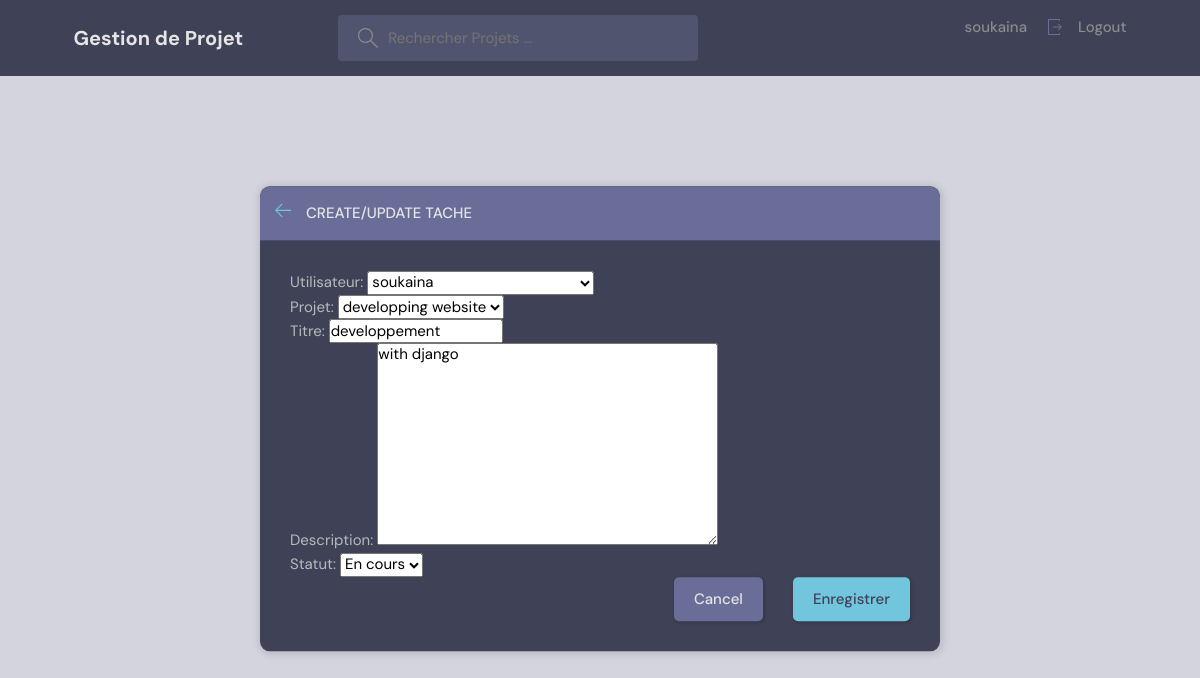
The page /update-Tache/2/ (signed in) on the database its author committed.
### base/models.py (models this page shows, shortened)
class tache(models.Model):
    STATUS_CHOICES = [
        ('à faire', 'À faire'),
        ('en cours', 'En cours'),
        ('terminé', 'Terminé'),
    ]
    utilisateur=models.ForeignKey(User, on_delete=models.CASCADE,null=True)
    projet=models.ForeignKey(Projet,on_delete=models.CASCADE,null=True)
    titre=models.CharField(max_length=200)
    description=models.TextField(null=True,blank=True)
    statut = models.CharField(
        max_length=20,
        choices=STATUS_CHOICES,
        default='à faire',  # Statut par défaut
    )
    updated=models.DateTimeField(auto_now=True)
    created=models.DateTimeField(auto_now_add=True)
    class Meta:
        ordering=   ['-updated','-created']

### base/views.py (the view)
# urls.py: path('update-Tache/<str:pk>/',views.updateTache,name="update-Tache"),
@login_required(login_url='login')
def updateTache(request,pk):
    tache_obj=tache.objects.get(id=pk)
    form=TacheForm(instance=tache_obj)
    if request.user != tache_obj.utilisateur:
        return HttpResponse(" Vous n'êtes pas autorisé !! ")
    if request.method == 'POST':
        form=TacheForm(request.POST,instance=tache_obj)
        if form.is_valid():
            form.save()
            tache_obj.projet.update_statut()
            return redirect('home')
    context={"form":form}
    return render(request,'base/tache_form.html',context)

### base/forms.py
class TacheForm(ModelForm):
    class Meta:
        model=tache
        fields='__all__'

### base/models.py (called while the page is built)
    def __str__(self):
        return self.nom

### base/templates/base/tache_form.html (shortened to what this page needs)
{%extends 'main.html'%}
{%load static%}
    {% block content %}
    <main class="create-room layout">
      <div class="container">
        <div class="layout__box">
          <div class="layout__boxHeader">
            <div class="layout__boxTitle">
              <a href="{{request.META.HTTP_REFERER}}">
                <svg
                  version="1.1"
                  xmlns="http://www.w3.org/2000/svg"
                  width="32"
                  height="32"
                  viewBox="0 0 32 32"
                >
                  <title>arrow-left</title>
                  <path
                    d="M13.723 2.286l-13.723 13.714 13.719 13.714 1.616-1.611-10.96-10.96h27.625v-2.286h-27.625l10.965-10.965-1.616-1.607z"
                  ></path>
                </svg>
              </a>
              <h3>Create/Update Tache</h3>
            </div>
          </div>
          <div class="layout__body">
            <form action="" method="POST" class="form">
              {% csrf_token %} {{form.as_p}}
              <div class="form__action">
                <a class="btn btn--dark" href="/">Cancel</a>
                <button class="btn btn--main" type="submit">Enregistrer</button>
              </div>
            </form>
          </div>
        </div>
      </div>
    </main>
    {% endblock content %}

### templates/navbar.html (shortened to what this page needs)
<header class="header header--loggedIn">
  <div class="container">
    <a href="/" class="header__logo">
      <h1>Gestion de Projet</h1>
    </a>
    <form class="header__search">
      <label>
        <input type="text" name="q" placeholder="Rechercher Projets ...">
      </label>
    </form>
    <nav class="header__menu">
      {%if request.user.is_authenticated %}
      <div class="header__user">
        <a href="{%url 'user-Profile' request.user.id %}">
          <p>{{request.user}}</p>
          <a href="{% url 'logout' %}" class="dropdown-link">
            Logout</a>
        </a>
      </div>
      {%else%}
      <a href="{% url 'login' %}">LOGIN</a>
      {% endif %}
    </nav>
  </div>
</header>

### base/static/styles/style.css (style rules this page uses)
:root { --color-main: #71c6dd; --color-main-light: #e1f6fb; --color-dark: #3f4156; --color-dark-medium: #51546e; --color-dark-light: #696d97; --color-light: #e5e5e5; --color-gray: #8b8b8b; --color-light-gray: #b2bdbd; --color-bg: #d4d4de; --color-success: #5dd693; --color-error: #fc4b0b; }
* { font-family: "DM Sans", -apple-system, BlinkMacSystemFont, "Segoe UI", Roboto, Oxygen, Ubuntu, Cantarell, "Open Sans", "Helvetica Neue", sans-serif; margin: 0; padding: 0; box-sizing: border-box; text-rendering: optimizeLegibility; font-size: inherit; }
html { font-size: 56.25%; }
@media only screen and (min-width: 1200px) { html { font-size: 62.5%; } }
body { line-height: 1.6; font-weight: 400; font-size: 1.5rem; color: var(--color-light-gray); background-color: var(--color-bg); min-height: 100vh; }
a { display: inline-block; color: var(--color-main); text-decoration: none; }
.container { max-width: 120rem; width: 90%; margin: auto; }
.btn { background-color: transparent; border: none; display: inline-flex; align-items: center; gap: 1rem; cursor: pointer; transition: all ease-in-out 0.3s; padding: 1rem 2rem; border-radius: 5px; box-shadow: 1px 1px 3px 1px rgba(0, 0, 0, 0.15); font-weight: 500; }
.btn--main { background-color: var(--color-main); color: var(--color-dark); }
.btn--dark { background-color: var(--color-dark-light); color: var(--color-light); }
.header { padding: 1.5rem; background-color: var(--color-dark); }
.header>.container { display: flex; gap: 9.5rem; }
.header__logo, .header__user { display: flex; gap: 2rem; align-items: center; }
.header__logo>h1 { font-weight: 700; font-size: 2rem; color: var(--color-light); }
.header__search>label { background-color: var(--color-dark-medium); padding: 1.3rem 1rem; display: flex; align-items: center; gap: 1rem; border-radius: 4px; }
.header__search svg { fill: var(--color-gray); width: 2rem; height: 2rem; margin-left: 1rem; }
.header__search input { width: 30rem; background: transparent; border: none; outline: none; color: var(--color-light); }
.header__menu { margin-left: auto; position: relative; }
.header__menu a { display: flex; gap: 1.5rem; align-items: center; font-weight: 500; text-decoration: none; color: var(--color-gray); }
.header__menu p { line-height: 1.2; }
.header__menu svg { width: 1.6rem; height: 1.6rem; fill: var(--color-dark-light); }
.layout { margin-top: 2.4rem; }
.layout>.container { display: flex; justify-content: space-between; align-items: flex-start; }
.layout__box { width: 90%; max-width: 48rem; min-height: 40rem; position: absolute; top: 50%; left: 50%; transform: translate(-50%, -46%); background-color: var(--color-dark); border-radius: 1rem; box-shadow: 1px 1px 6px 3px rgba(0, 0, 0, 0.1); overflow: hidden; }
.layout__boxHeader { display: flex; padding: 1.5rem; background-color: var(--color-dark-light); }
.layout__boxTitle { display: flex; gap: 1.5rem; align-items: center; }
.layout__boxTitle h3 { text-transform: uppercase; font-weight: 500; color: var(--color-light); }
.layout__boxTitle svg { width: 1.6rem; height: 1.6rem; fill: var(--color-main); }
.layout__body { margin: 3rem; }
.form__action { display: flex; justify-content: flex-end; gap: 3rem; }
.create-room.layout .layout__box { max-width: 68rem; }

### rows shown on the page
tache: utilisateur "soukaina", projet "developping website", titre "developpement", description "with django", statut "En cours"

### other values the page prints
{{ request.user }} "soukaina"
